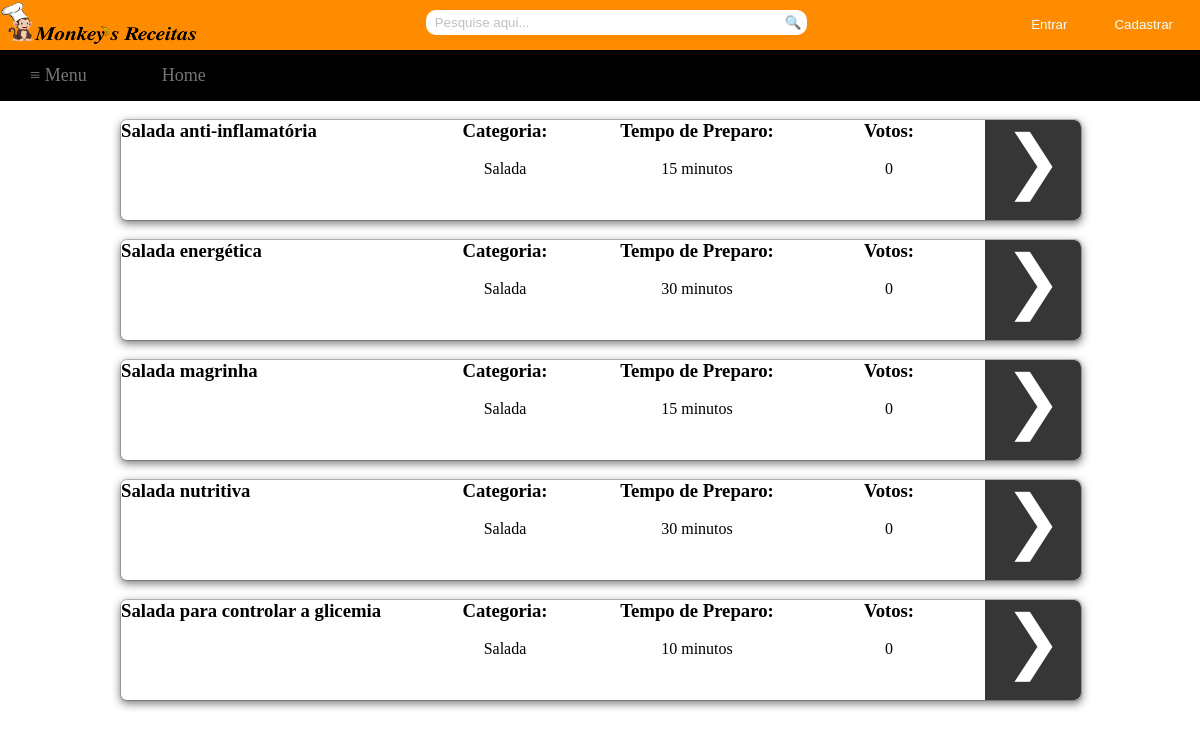
The page /tex4/Recipes/saladas.php on the database its author committed.
### tables this page shows
CREATE TABLE `receita` (
  `codReceita` int(11) NOT NULL,
  `nomeReceita` varchar(255) DEFAULT NULL,
  `ingredientes` text,
  `modoPreparo` text,
  `codCategoria` int(11) DEFAULT NULL,
  `codTempo` int(11) DEFAULT NULL,
  `codUsuario` int(11) DEFAULT NULL,
  `totalVotos` int(11) NOT NULL
);

CREATE TABLE `categoria` (
  `codCategoria` int(11) NOT NULL,
  `descCategoria` varchar(255) DEFAULT NULL
);

CREATE TABLE `tempo` (
  `codTempo` int(11) NOT NULL,
  `descTempo` varchar(255) DEFAULT NULL
);

### tex4/Recipes/saladas.php (the view, shortened to what this page needs)
<html>
	<head>
		<link rel="stylesheet" type="text/css" href="../Style/style.css">
		<link rel="stylesheet" type="text/css" href="../Style/receitas.css">
	</head>
	<body>
		<div id="container">
			<div id="topbar">
				<?php
					if(!empty($_COOKIE['login']))
					{
						$name=$_COOKIE['login'];
						echo "<div id='sair'><input type='button' value='Sair' name='sair' onclick='location.href=&quot;../logout.php&quot;'/></div>";
						echo "<div id='bem-vindo'>Seja bem-vindo, $name</div>";
					}
					else
					{
						echo "<div id='btn2'><input type='button' value='Cadastrar' name='modal' href='#dialog2'/></div> ";
						echo "<div id='btn'><input type='button' value='Entrar' href='#dialog1' name='modal' /></div>";
					}
				?>
				<div>
					<img src="../Image/logoComLetra.png" style="float: left; left: 0; margin-top: -7; height: 57px; width: 200px; " />
				</div>
				<div id="search">
					<form method="post" action="../pesquisa.php">
						<div>
							<input type="search" class="searchbox" name="pesquisa" placeholder="  Pesquise aqui...">
							<a href="#">
								<button type="submit" name="submit" class="searchbox1">&#x1f50d;</button>
							</a>
						</div>
					</form>
				</div>
			</div>
			<div id="navbar">
				<?php
					if(!empty($_COOKIE['login']))
					{
						echo "<nav class='drop'>";
						echo "	<ul class='drop1'>";
						echo "	    <li class='dropMain'>";
						echo "	        <a href='#'>&#8801; Menu</a>";
						echo "	        <ul class='drop2'>";
						echo "	            <li>";
						echo "	            	<a href='doces.php'>Doces</a>";
						echo "	            </li>";
						echo "	            <li>";
						echo "	            	<a href='salgados.php'>Salgados</a>";
						echo "	            </li>";
						echo "	            <li>";
						echo "	            	<a href='saladas.php'>Saladas</a>";
						echo "	            </li>";
						echo "	            <li>";
						echo "	            	<a href='alcoolica.php'>Bebidas alcoólicas</a>";
						echo "	            </li>";
						echo "	            <li>";
						echo "	            	<a href='nAlcoolica.php'>Bebidas não alcoólicas</a>";
						echo "	            </li>";
						echo "	            <li>";
						echo "	            	<a href='rapidas.php'>Receitas rápidas(até 30 min)</a>";
						echo "	            </li>";
						echo "	            <li>";
						echo "	            	<a href='../visualizarReceitas.php'>Todas as receitas</a>";
						echo "	            </li>";
						echo "	        </ul>";
						echo "	    </li>";
						echo "		<li class='dropMain'>";
						echo "	        <a href='../index.php'>Home</a>";
						echo "	    </li>";
						echo "	    <li class='dropMain'>";
						echo "	        <a href='../receita.php'>Cadastrar Receita</a>";
						echo "	    </li>";
						echo "	    <li class='dropMain'>";
						echo "	        <a href='../viewReceitasCadastrado.php'>Minhas Receitas</a>";
						echo "	    </li>";
						echo "	</ul>";
						echo "</nav>";
					}
					else
					{
						echo "<nav class='drop'>";
						echo "	<ul class='drop1'>";
						echo "	    <li class='dropMain'>";
						echo "	        <a href='#'>&#8801; Menu</a>";
						echo "	    </li>";
						echo "		<li class='dropMain'>";
						echo "	        <a href='../index.php'>Home</a>";
						echo "	    </li>";
						echo "	</ul>";
						echo "</nav>";
					}
				?>
			</div>
			<div id="main">
				<div id="column_left">
				</div>
				<div id="column_center">
					<?php
						include('../includes/conn.php');
						$query1=mysqli_query($conn,"SELECT codReceita, nomeReceita, totalVotos FROM receita WHERE codCategoria LIKE 5 ORDER BY totalVotos desc, nomeReceita asc  LIMIT 5; ");
						while($query2=mysqli_fetch_array($query1))
						{
							echo "<br /><div id='box'>";
							echo "<div id='left'><h3>".$query2['nomeReceita']."</h3></div>";
							$sql = "SELECT categoria.descCategoria FROM categoria, receita WHERE categoria.codCategoria=receita.codCategoria AND codReceita LIKE ".$query2['codReceita'].";";
							$result = mysqli_query($conn,$sql);
							while ($row = mysqli_fetch_array($result))
							{
								echo "<div id='center1'><center><h3>Categoria:</h3><br />".$row['descCategoria']."</center></div>";
							}
							$sql = "SELECT tempo.descTempo FROM tempo, receita WHERE tempo.codTempo=receita.codTempo AND codReceita LIKE ".$query2['codReceita'].";";
							$result = mysqli_query($conn,$sql);
							while ($row = mysqli_fetch_array($result))
							{
								echo "<div id='center2'><center><h3>Tempo de Preparo:</h3><br />".$row['descTempo']."</center></div>";
							}
							echo "<div id='center3'><center><h3>Votos:</h3><br />".$query2['totalVotos']."</center></div>";
							echo "<div id='right'><center><a class='visualizar' value='&#10095;' href='../visualizar.php?codReceita=".$query2['codReceita']."'>&#10095;</a></center></div>";
							echo "</div>";
						}
					?>
				</div>
				<div id="column_right">
				</div>
			</div>
		</div>
	</body>
</html>

### tex4/Style/style.css (style rules this page uses)
* { margin: 0px; padding: 0px; }
html, body { height:100%; }
#container { margin: 0; width: 100%; height: 100%; }
#topbar { margin: 0; width: 100%; height: 50px; background: #FF8C00; }
#navbar { margin: 0; width: 100%; }
#main { margin: auto; width: 100%; height: 590px; }
#main #column_left { float: left; left: 0; width: 10%; height: 100%; }
#main #column_center { float: left; left: 0; width: 80%; height: 100%; max-height: 100%; }
#main #column_right { float: right; right: 0; width: 10%; height: 100%; }
#btn input[type="button"] { float: right; color: #F0FFFF; border-radius: 20px; padding: 7px 20px 7px 20px; margin-top: 10px; margin-right: 7px; text-align: center; outline: thin dotted; outline: 0px auto -webkit-focus-ring-color; outline-offset: 0px; background: #FF8C00; border: 0px; }
input::placeholder { color: #C0C0C0; }
#btn2 input[type="button"] { float: right; color: #F0FFFF; border-radius: 20px; padding: 7px 20px 7px 20px; margin-top: 10px; margin-right: 7px; text-align: center; outline: thin dotted; outline: 0px auto -webkit-focus-ring-color; outline-offset: 0px; border: 0px; background: #FF8C00; }
#search { margin-right: 5px; text-align: center; }
#search .searchbox { width: 30%; height: 25px; border-radius: 10px 0px 0px 10px; outline: thin dotted; outline: 0px auto -webkit-focus-ring-color; outline-offset: 0px; border: 1px solid white; margin-top: 10px; border-right: none; }
#search .searchbox1 { cursor: pointer; outline: thin dotted; outline: 0px auto -webkit-focus-ring-color; outline-offset: 0px; height: 25px; margin-top: 10px; position: absolute; background: white; border: 1px solid white; border-left: none; border-radius: 0px 10px 10px 0px; padding-right: 4.2px; }
#navbar .drop { margin-top: 0 auto; text-align: center; }
#navbar .drop .drop1 { font-size: 18px; background: #000; padding: 0px; list-style: none; position: relative; display: block; }
#navbar .drop .drop1:after { content: ""; clear: both; display: block; }
#navbar .drop .drop1 .dropMain { float: left; left: 0; padding: 15px 15px 15px 0px; }
#navbar .drop .drop1 .dropMain a { margin-top: 0px; display: block; padding: 0px 30px; color: #757575; text-decoration: none; }

### tex4/Style/receitas.css (style rules this page uses)
#box { position:relative; background-color: #FFF; -webkit-background-clip:padding-box; background-clip:padding-box; border:1px solid #999; border:1px solid rgba(0,0,0,.2); border-radius:7px; outline:0; -webkit-box-shadow:0 3px 9px rgba(0,0,0,.5); box-shadow:0 3px 9px rgba(0,0,0,.5); height: 100px; width: 100%; }
#box #left { float: left; left: 0; width: 30%; }
#box #center1 { float: left; left: 0; width: 20%; }
#box #center2 { float: left; left: 0; width: 20%; }
#box #center3 { float: left; left: 0; width: 20%; }
#box #right { float: right; right: 0; width: 10%; height: 100%; background: #363636; border-top-right-radius: 7px; border-bottom-right-radius: 7px; }
#box #right .visualizar { color: white; font-size: 70px; outline: thin dotted; outline: 0px auto -webkit-focus-ring-color; outline-offset: 0px; }
a.visualizar:link { text-decoration: none; }

### rows shown on the page
receita: nomeReceita "Salada anti-inflamatória", totalVotos "0"
categoria: descCategoria "Salada"
tempo: descTempo "15 minutos"
receita: nomeReceita "Salada energética", totalVotos "0"
tempo: descTempo "30 minutos"
receita: nomeReceita "Salada magrinha", totalVotos "0"
receita: nomeReceita "Salada nutritiva", totalVotos "0"
receita: nomeReceita "Salada para controlar a glicemia", totalVotos "0"
tempo: descTempo "10 minutos"
